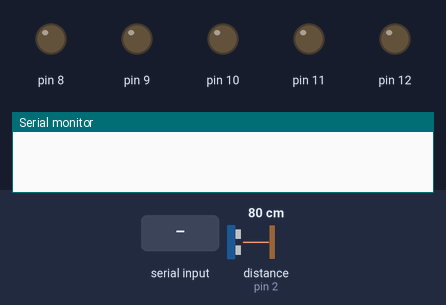
Recording of a sketch running on a simulated Arduino Uno, built with avr-gcc and run on an emulated ATmega328P. On the bench: output pins drawn as LEDs (lit = HIGH), the last lines printed to the serial monitor. Wiring (inferred from the names in the program): ultrasonic range finder: trigger pin 3; echo pin 2. The inputs (shaded band) are chosen by the test bench; at power-on: distance to the obstacle (sensor on pin 2) 80 cm. The echo pulse lasts 58.3 µs per cm; pins used as bus, display or sensor lines are not drawn.

Above: at 1.2 s.
1.3 s: "R" received over Serial
At 2.3 s:
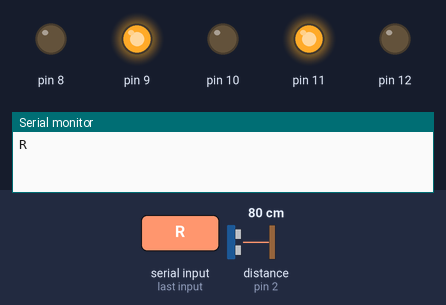
2.8 s: "L" received over Serial
At 3.6 s:
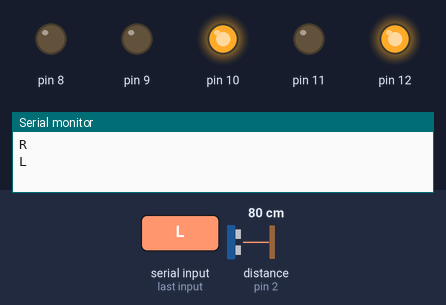
4.3 s: "F" received over Serial
At 4.7 s:
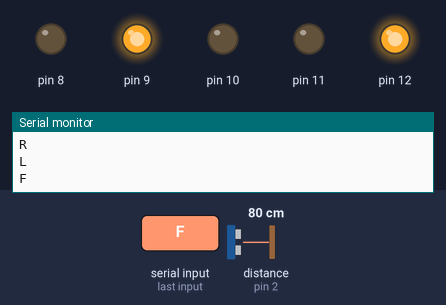
5.8 s: "B" received over Serial
At 7.0 s:
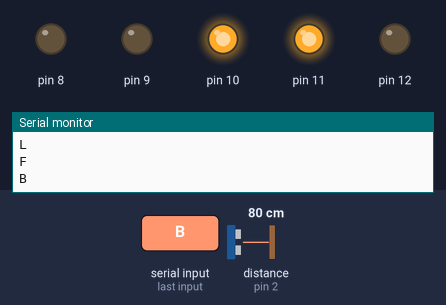
7.3 s: "X" received over Serial
At 8.2 s:
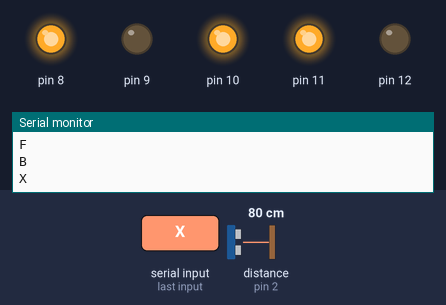
8.8 s: "S" received over Serial
At 9.3 s:
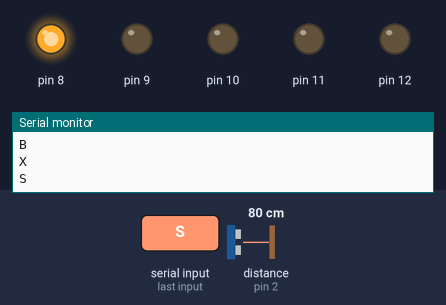
Timing chart, 0 to 11.3 s (numbered marks = the images above; inputs shaded):
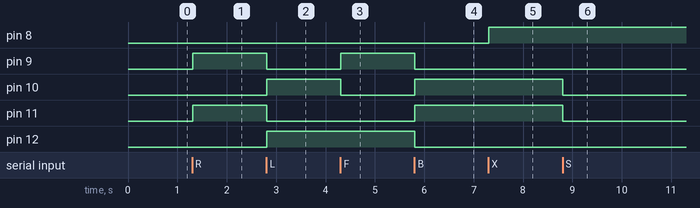

Measured:
- after the input at 1.3 s, pin 9, pin 11: LOW → HIGH at once
- after the input at 2.8 s, pin 9, pin 11: HIGH → LOW at once; pin 10, pin 12: LOW → HIGH at once
- after the input at 4.3 s, pin 9: LOW → HIGH at once; pin 10: HIGH → LOW at once
- after the input at 5.8 s, pin 9, pin 12: HIGH → LOW at once; pin 10, pin 11: LOW → HIGH at once
- after the input at 7.3 s, pin 8: LOW → HIGH at once
- after the input at 8.8 s, pin 10, pin 11: HIGH → LOW at once

The sketch:

last_car.ino
```cpp
//---------------------------------------------------------------- //
// CI Lab Project
// Team A5,
// Ahmed Mohamed ELnassag
// Hazem Alaa Mostafa
// Asmaa Fathey
// ---------------------------------------------------------------- //
#define echoPin 2 // attach pin D2 Arduino to pin Echo of HC-SR04
#define trigPin 3 //attach pin D3 Arduino to pin Trig of HC-SR04

// defines variables
long duration; // variable for the duration of sound wave travel
int distance; // variable for the distance measurement
char m=0;
void setup()
{

pinMode(8, OUTPUT);
pinMode(9, OUTPUT);
pinMode(10, OUTPUT);
pinMode(11, OUTPUT);
pinMode(12, OUTPUT);
pinMode(trigPin, OUTPUT); // Sets the trigPin as an OUTPUT
pinMode(echoPin, INPUT); // Sets the echoPin as an INPUT

Serial.begin(9600);
}
void loop()
{
 if (Serial.available()>0)
 {
  m=Serial.read();
  Serial.println(m);
  }

 // Clears the trigPin condition
    digitalWrite(trigPin, LOW);
    delayMicroseconds(2);

  // Sets the trigPin HIGH (ACTIVE) for 10 microseconds
    digitalWrite(trigPin, HIGH);
    delayMicroseconds(10);
    digitalWrite(trigPin, LOW);

  // Reads the echoPin, returns the sound wave travel time in microseconds
    duration = pulseIn(echoPin, HIGH);

  // Calculating the distance
    distance = duration * 0.034 / 2; // Speed of sound wave divided by 2 (go and back)
 if (m=='R')
{
  digitalWrite(9, HIGH);
  digitalWrite(10, LOW);
  digitalWrite(11, HIGH);
  digitalWrite(12, LOW);
  }

  else if (m=='L')
{

  digitalWrite(9, LOW);
  digitalWrite(10, HIGH);
  digitalWrite(11, LOW);
  digitalWrite(12, HIGH);
  }

else if (m=='F')
{
  digitalWrite(9, HIGH);
  digitalWrite(10, LOW);
  digitalWrite(11, LOW);
  digitalWrite(12, HIGH);

  }

 else if (m=='B')
{
  digitalWrite(9, LOW);
  digitalWrite(10, HIGH);
  digitalWrite(11, HIGH);
  digitalWrite(12, LOW);

  }
else if (m=='S')
{
  digitalWrite(9, LOW);
  digitalWrite(10, LOW);
  digitalWrite(11, LOW);
  digitalWrite(12, LOW);
  }
  else if (m=='X')
{
  digitalWrite(8, HIGH);
  }
  else if (m=='Z')
{
  digitalWrite(8, LOW);

  }
  else if (m=='D')
{
    Serial.print("Distance: ");
    Serial.print(distance);
    Serial.print(" cm \n");
    delay(100);

  }
}
```
